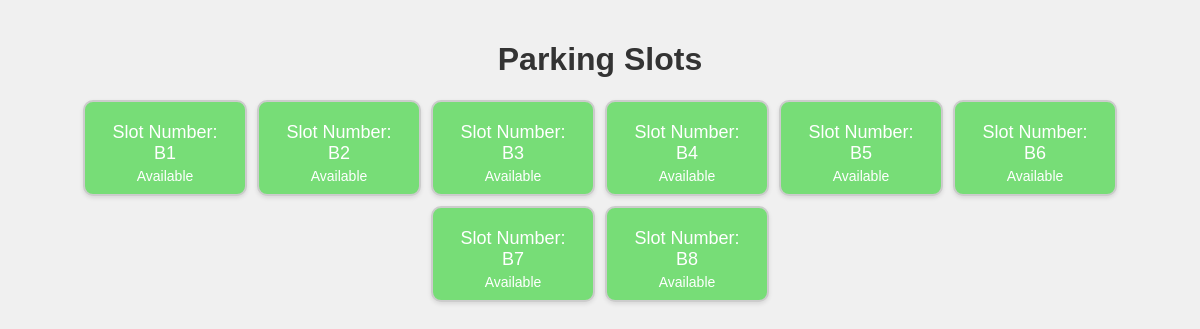
Page /parking_slots/ on the committed database.
### lpapp/models.py (models this page shows, shortened)
class ParkingSlot(models.Model):
    slot_number = models.CharField(max_length=50, unique=True)
    is_available = models.BooleanField(default=True)
    lp_number = models.CharField(max_length=50, blank=True, null=True)

### lpapp/views.py (the view)
# urls.py: path('parking_slots/', views.parking_slots, name='parking_slots'),
def parking_slots(request):
    parking_slot = ParkingSlot.objects.all()
    lpno=LicensePlate.objects.all()
    return render(request, 'slot.html', {'parking_slots': parking_slot,'lpno':lpno})

### templates/slot.html (shortened to what this page needs)
<!DOCTYPE html>
<html lang="en">
<head>
</head>
<link rel="stylesheet" href="https://cdnjs.cloudflare.com/ajax/libs/animate.css/4.1.1/animate.min.css" />
<body>
    <h1>Parking Slots</h1>
    <div class="slot-container animate__animated animate__zoomIn">
        {% for slot in parking_slots %}
            <div class="slot {% if slot.is_available %}available{% else %}occupied{% endif %}">
                <div class="slot-number">Slot Number: {{ slot.slot_number }}</div>
                <div class="slot-status">{% if slot.is_available %}Available{% else %}Occupied{% endif %}</div>
            </div>
        {% endfor %}
    </div>
</body>
</html>

### templates/slot.html (style rules this page uses)
body { font-family: Arial, sans-serif; background-color: #f0f0f0; margin: 0; padding: 20px; }
h1 { color: #333; text-align: center; }
.slot-container { display: flex; flex-wrap: wrap; justify-content: center; gap: 10px; margin-top: 20px; }
.slot { padding: 20px; border-radius: 10px; border: 2px solid #ccc; background-color: #fff; box-shadow: 0 2px 4px rgba(0, 0, 0, 0.1); transition: all 0.3s ease; width: 120px; text-align: center; position: relative; }
.available { background-color: #77dd77; color: #fff; }
.slot-number { font-size: 18px; margin-bottom: 10px; }
.slot-status { font-size: 14px; position: absolute; bottom: 10px; left: 0; right: 0; }

### rows in the picture
ParkingSlot: slot_number "B1", is_available "Available"
ParkingSlot: slot_number "B2", is_available "Available"
ParkingSlot: slot_number "B3", is_available "Available"
ParkingSlot: slot_number "B4", is_available "Available"
ParkingSlot: slot_number "B5", is_available "Available"
ParkingSlot: slot_number "B6", is_available "Available"
ParkingSlot: slot_number "B7", is_available "Available"
ParkingSlot: slot_number "B8", is_available "Available"
